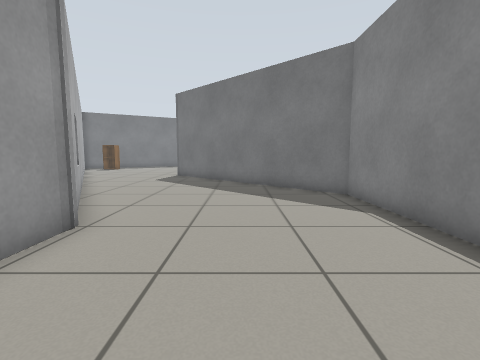
[1] (above)

16 first-person views from a walk through a Gazebo world. The camera is 0.72 m above the floor, tilts 6° down and sees 85° across. The floor is counted in squares, 0.5 m on a side. Each view is taken from the middle of a square. On the plan, view 1 faces up. The plan holds only what a view shows up to about 13 squares ahead; the rest is blank. The place goes on beyond the plan. Gazebo's built-in surfaces are drawn with simple patterns. Simple shapes stand in for some stock models.

[2]
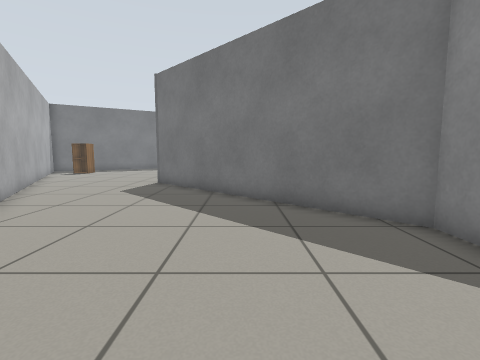

[3]
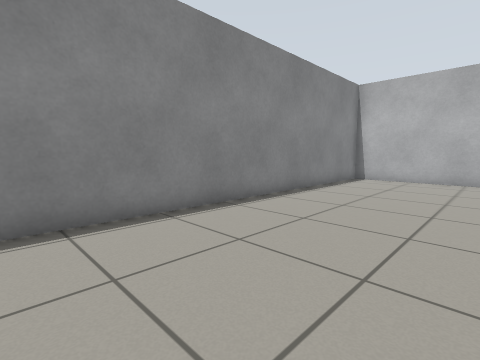

[4]
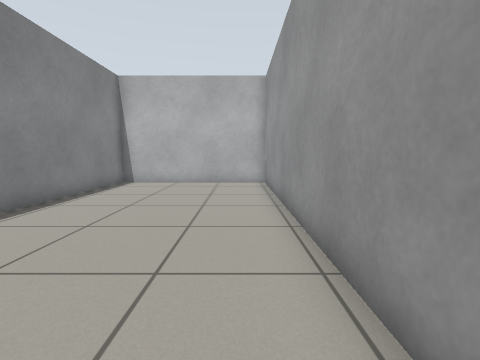

[5]
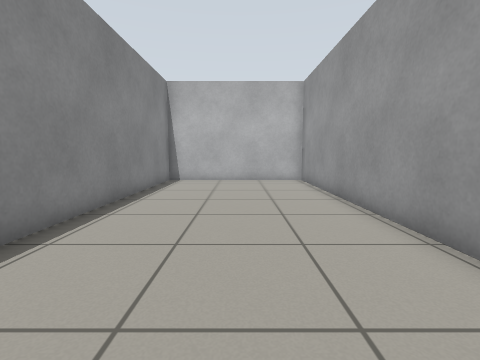

[6]
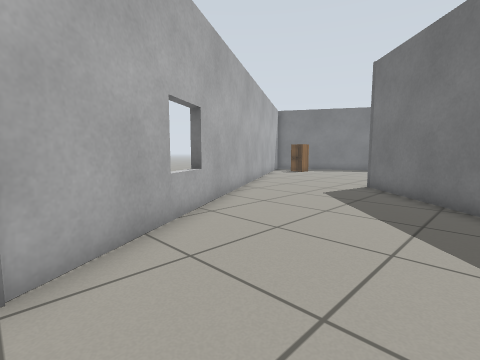

[7]
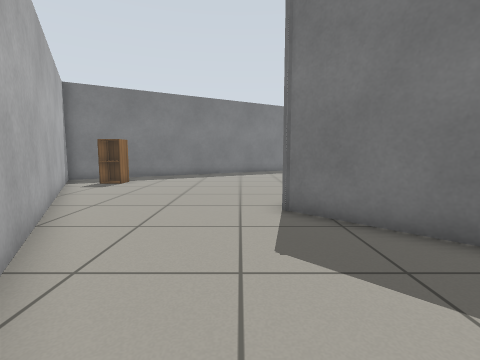

[8]
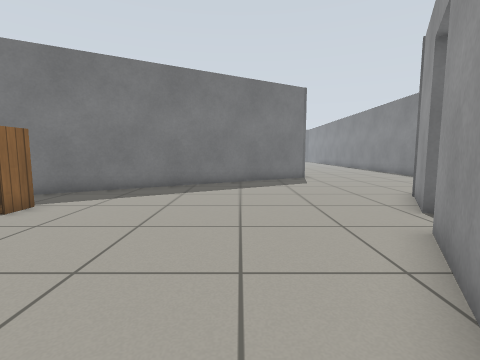

[9]
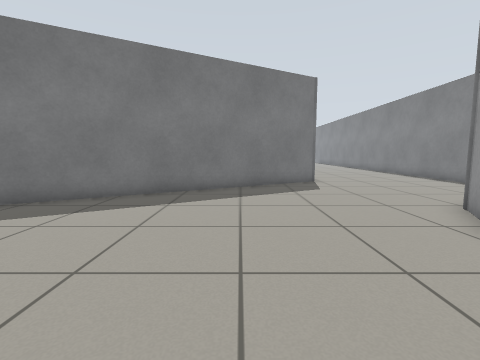

[10]
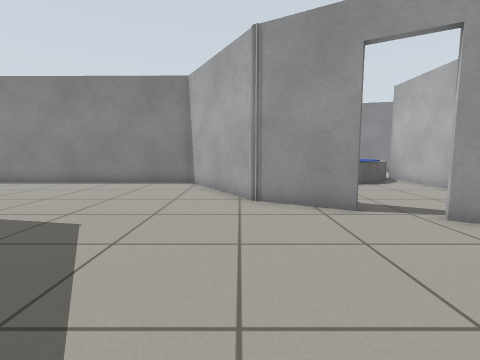

[11]
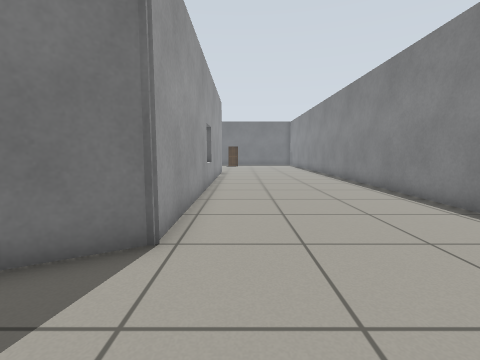

[12]
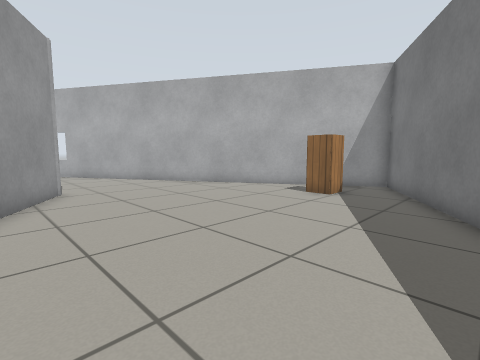

[13]
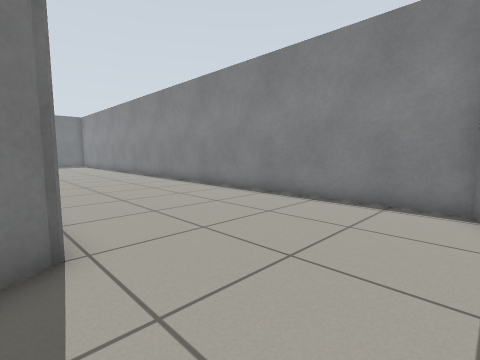

[14]
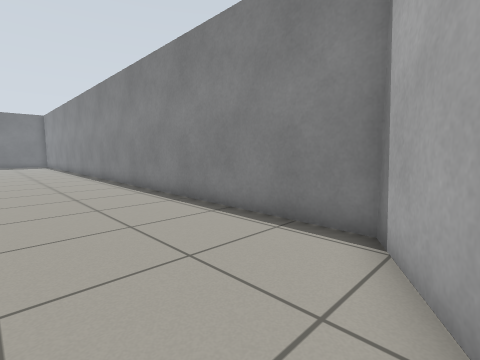

[15]
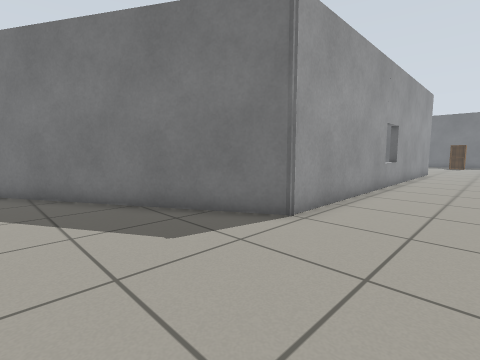

[16]
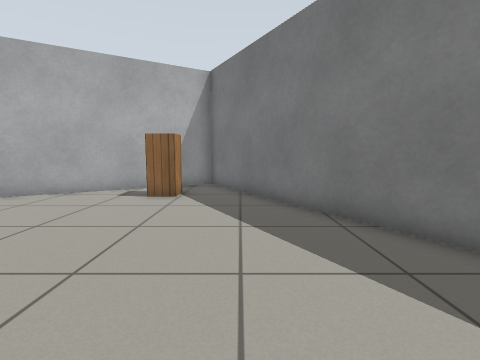

### Floor plan
Points are (right, up) in squares from view 1. A wall is a line through its corners. A room is listed if a view was taken in it or the views show most of it. See-through windows are left out.
Room 1 (views 1, 2, 3, 4, 5, 6, 7)
walls: (-8.3, 13.8) (-3.2, 5) (-3.2, -8.6) (3.7, -8.6) (3.7, 8.9) (-3.9, 16.5)
ways out: opening at (-6, 15.7) to room 2
Room 2 (views 8, 9, 10, 11, 12, 13, 14, 15, 16)
walls: (-0.7, 22.1) (0.8, 24.6) (5.7, 27.4) (5.8, 40.4); (-3.9, 16.5) (-1.5, 20.7); (-1.3, 40.5) (-1.3, 31) (-14, 23.7) (-8.3, 13.8)
ways out: opening at (-6, 15.7) to room 1; open door at (-1, 21.5)
objects: cabinet (-11, 22) to (-10, 23)

Where each view was taken, in squares from view 1:
view 1: 0 up, 0 right, facing up
view 2: 4 up, 0 right, facing up
view 3: 6 up, 2 left, facing down-right
view 4: 4 up, 2 left, facing down
view 5: 5 up, 0 right, facing down
view 6: 5 up, 0 right, facing up-left
view 7: 10 up, 5 left, facing up
view 8: 16 up, 5 left, facing up
view 9: 18 up, 5 left, facing up
view 10: 25 up, 7 left, facing right
view 11: 27 up, 0 right, facing up
view 12: 27 up, 2 left, facing down-left
view 13: 27 up, 2 left, facing up-right
view 14: 26 up, 1 right, facing up-right
view 15: 26 up, 2 right, facing up-left
view 16: 25 up, 2 left, facing left
